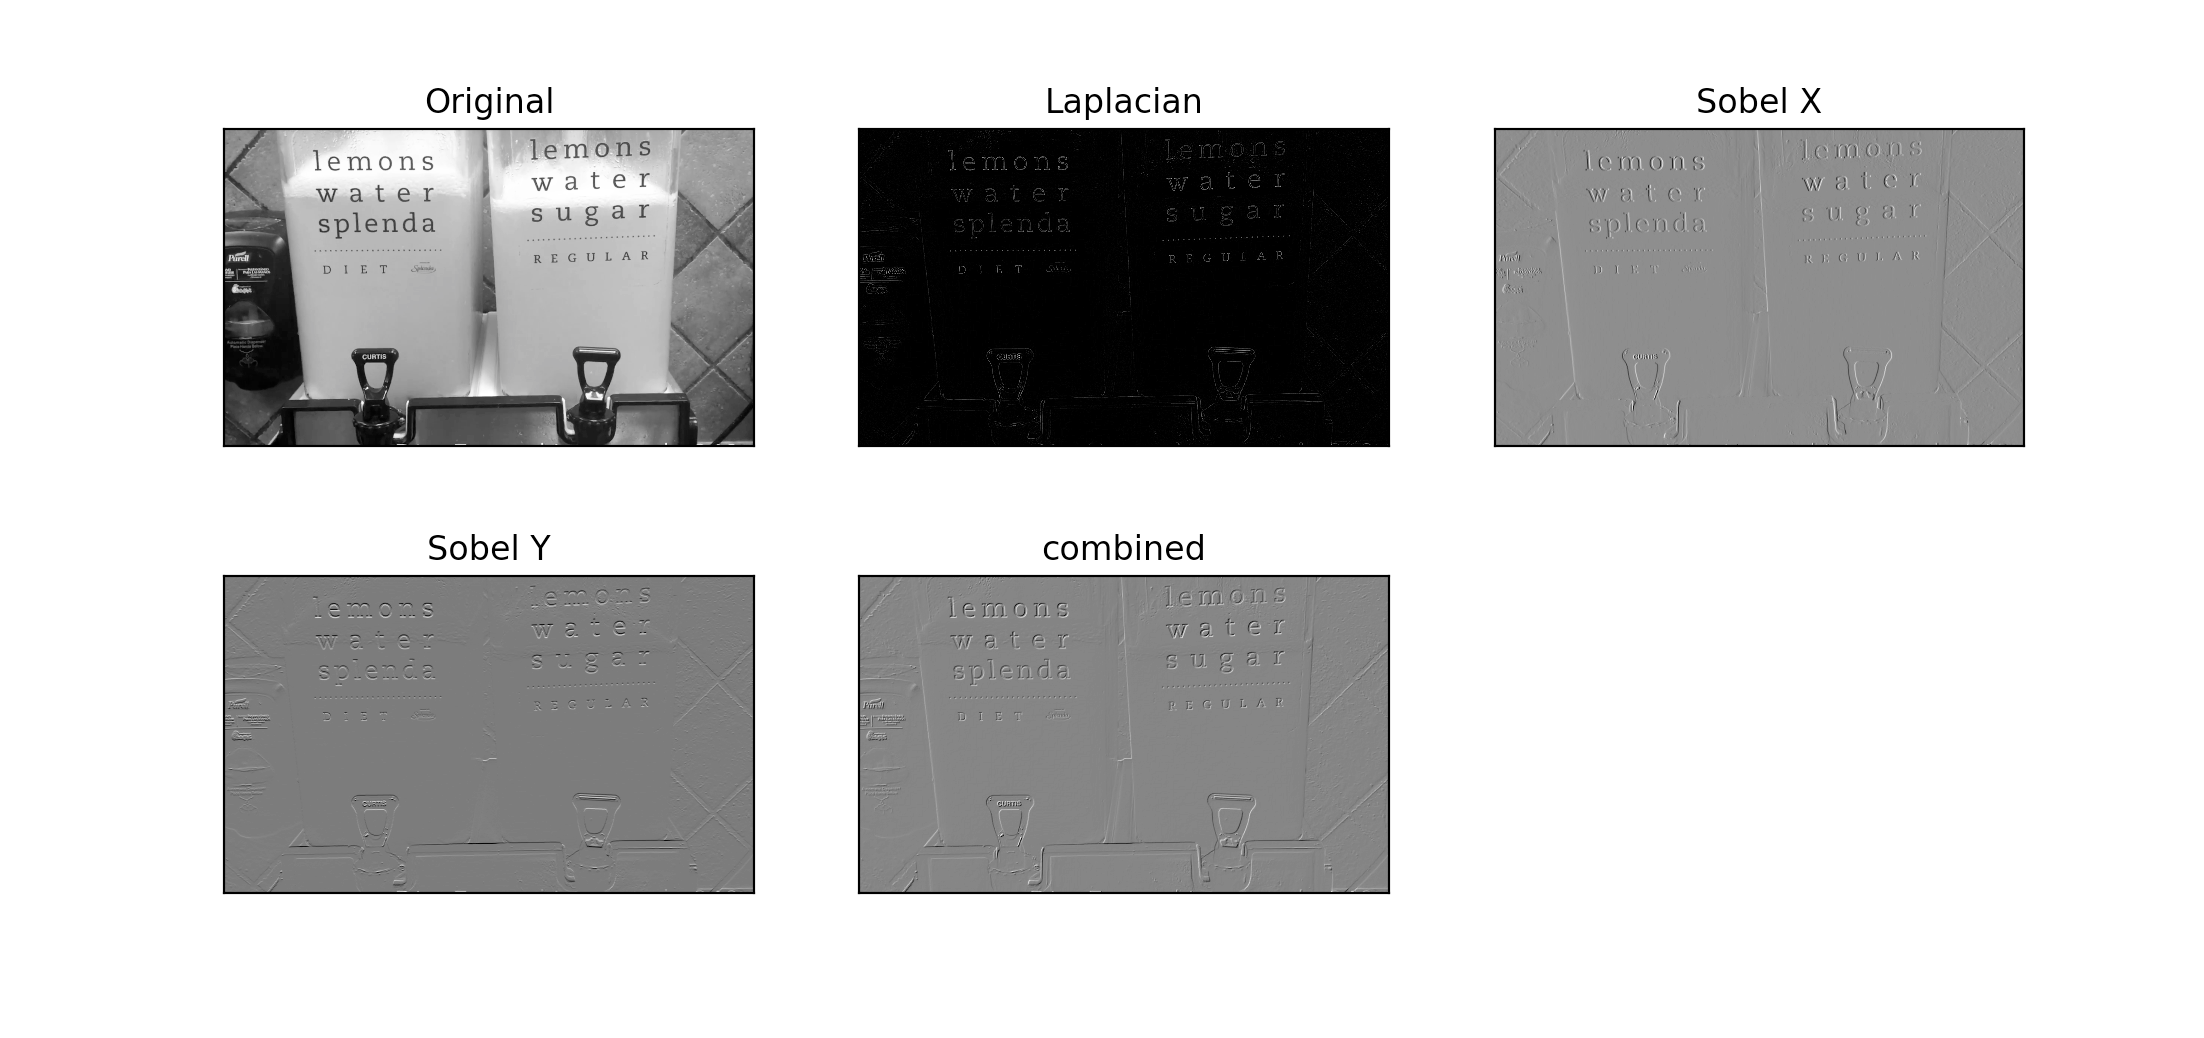

The script that drew this image:

# https://docs.opencv.org/2.4/doc/tutorials/imgproc/imgtrans/sobel_derivatives/sobel_derivatives.html
# http://opencvexamples.blogspot.com/2013/10/sobel-edge-detection.html
#  https://shahsparx.me/edge-detection-opencv-python-video-image/


import cv2
import numpy as np
from matplotlib import pyplot as plt

# loading image
#img0 = cv2.imread('SanFrancisco.jpg',)
img0 = cv2.imread('lemonade.png',)

# converting to gray scale
gray = cv2.cvtColor(img0, cv2.COLOR_BGR2GRAY)

# remove noise
img = cv2.GaussianBlur(gray,(3,3),0)

# convolute with proper kernels
laplacian = cv2.Laplacian(img,cv2.CV_16U)
sobelx = cv2.Sobel(img,cv2.CV_64F,1,0,ksize=5)  # x
sobely = cv2.Sobel(img,cv2.CV_64F,0,1,ksize=5)  # y cv.BORDER_ISOLATED

# watershed the images
#markers = cv.watershed(img,markers)
#img[markers == -1] = [255,0,0]

plt.subplot(2,3,1),plt.imshow(img,cmap = 'gray')
plt.title('Original'), plt.xticks([]), plt.yticks([])  # original
plt.subplot(2,3,2),plt.imshow(laplacian,cmap = 'gray')
plt.title('Laplacian'), plt.xticks([]), plt.yticks([]) # laplacian
plt.subplot(2,3,3),plt.imshow(sobelx,cmap = 'gray')
plt.title('Sobel X'), plt.xticks([]), plt.yticks([]) # sobel x
plt.subplot(2,3,4),plt.imshow(sobely,cmap = 'gray')
plt.title('Sobel Y'), plt.xticks([]), plt.yticks([]) # sobel y

# sobel x + sobel y
combined = cv2.add(sobelx,sobely)
plt.subplot(2,3,5),plt.imshow(combined,cmap = 'gray')
plt.title('combined'), plt.xticks([]), plt.yticks([])

# combined with original sobel x+ y + original
"""
supercombined = cv2.add(combined, img)
plt.subplot(2,3,6),plt.imshow(supercombined,cmap = 'gray')
plt.title('super_combined'), plt.xticks([]), plt.yticks([])
"""
plt.show()
